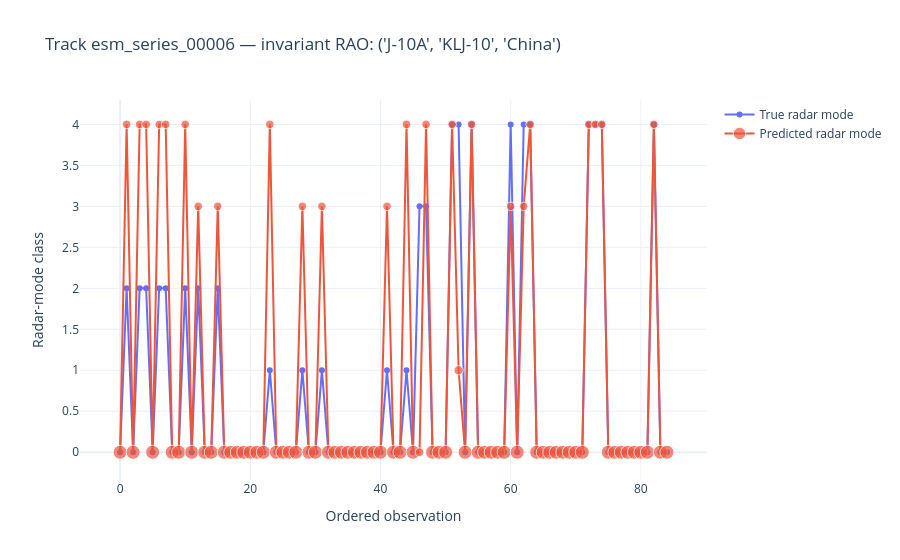

Here is the notebook cell this chart was saved with:
### Markdown cell above
### How to read the selected-track mode timeline

This interactive plot follows one held-out track in observation order. The title gives the track's single predicted joint RAO tuple; that identity is invariant for the whole timeline. The two lines compare the true and predicted radar-mode class at each observation. Matching markers indicate a correct mode classification, while separated markers show an error; rises or falls indicate true or predicted mode transitions rather than changes in aircraft, radar, or operator.

Predicted-marker size encodes maximum class probability (larger means higher softmax confidence), and hover text gives its exact value. Confidence is not the same as evidential full-frame uncertainty and should be interpreted alongside the calibration and uncertainty panels. Numeric mode values are vocabulary indices (`mode_vocab[index]`), and `DASHBOARD_TRACK_INDEX` can select another test track.

### Code cell
# Major step: Hierarchical evaluation dashboard - part 7
# Interactive mode timeline for a selected held-out track.
import plotly.graph_objects as go
DASHBOARD_TRACK_INDEX = int(os.environ.get("DASHBOARD_TRACK_INDEX", str(int(test_track_indices[0]))))
if DASHBOARD_TRACK_INDEX not in set(test_track_indices.tolist()):
    raise ValueError("DASHBOARD_TRACK_INDEX must identify a held-out test track")
positions = np.flatnonzero(observation_track_index.detach().cpu().numpy() == DASHBOARD_TRACK_INDEX)
positions = positions[np.argsort([node_meta[observation_node_indices[p]]["sequence_index"] for p in positions])]
true_modes = mode_targets.detach().cpu().numpy()[positions]
predicted_modes = mode_probabilities.argmax(1)[positions]
confidence = mode_probabilities[positions].max(1)
timeline = go.Figure()
timeline.add_trace(go.Scatter(x=np.arange(len(positions)), y=true_modes, mode="lines+markers", name="True radar mode"))
timeline.add_trace(go.Scatter(x=np.arange(len(positions)), y=predicted_modes, mode="lines+markers", name="Predicted radar mode",
                              marker={"size": 7 + 7 * confidence}, customdata=confidence,
                              hovertemplate="Observation %{x}<br>Mode class %{y}<br>Confidence %{customdata:.3f}<extra></extra>"))
predicted_rao = rao_vocab[int(rao_probabilities[DASHBOARD_TRACK_INDEX].argmax())]
timeline.update_layout(title=f"Track {series_ids[DASHBOARD_TRACK_INDEX]} — invariant RAO: {predicted_rao}",
                       xaxis_title="Ordered observation", yaxis_title="Radar-mode class", template="plotly_white")
timeline_path = ARTIFACT_DIR / "track_mode_timeline.html"
timeline.write_html(timeline_path, include_plotlyjs=True)
mlflow.log_artifact(timeline_path, artifact_path="dashboards")
timeline.show()
print(timeline_path)

### Figure 1 — Plotly figure (JSON) as saved in the notebook; plotly's stock layout.template omitted (floating-point values rounded to 4 significant figures)
{"data": [{"mode": "lines+markers", "name": "True radar mode", "x": [0, 1, 2, 3, 4, 5, 6, 7, 8, 9, 10, 11, 12, 13, 14, 15, 16, 17, 18, 19, 20, 21, 22, 23, 24, 25, 26, 27, 28, 29, 30, 31, 32, 33, 34, 35, 36, 37, 38, 39, 40, 41, 42, 43, 44, 45, 46, 47, 48, 49, 50, 51, 52, 53, 54, 55, 56, 57, 58, 59, 60, 61, 62, 63, 64, 65, 66, 67, 68, 69, 70, 71, 72, 73, 74, 75, 76, 77, 78, 79, 80, 81, 82, 83, 84], "y": [0, 2, 0, 2, 2, 0, 2, 2, 0, 0, 2, 0, 2, 0, 0, 2, 0, 0, 0, 0, 0, 0, 0, 1, 0, 0, 0, 0, 1, 0, 0, 1, 0, 0, 0, 0, 0, 0, 0, 0, 0, 1, 0, 0, 1, 0, 3, 3, 0, 0, 0, 4, 4, 0, 4, 0, 0, 0, 0, 0, 4, 0, 4, 4, 0, 0, 0, 0, 0, 0, 0, 0, 4, 4, 4, 0, 0, 0, 0, 0, 0, 0, 4, 0, 0], "type": "scatter"}, {"customdata": [1.0, 0.2303, 1.0, 0.2322, 0.2325, 1.0, 0.2181, 0.2327, 1.0, 1.0, 0.232, 1.0, 0.226, 1.0, 1.0, 0.2136, 1.0, 1.0, 1.0, 1.0, 1.0, 1.0, 1.0, 0.2269, 1.0, 1.0, 1.0, 1.0, 0.227, 1.0, 1.0, 0.2235, 1.0, 1.0, 1.0, 1.0, 1.0, 1.0, 1.0, 1.0, 1.0, 0.226, 1.0, 1.0, 0.2306, 1.0, 0.2656, 0.2302, 1.0, 1.0, 1.0, 0.233, 0.3347, 1.0, 0.2301, 1.0, 1.0, 1.0, 1.0, 1.0, 0.2256, 1.0, 0.2179, 0.2329, 1.0, 1.0, 1.0, 1.0, 1.0, 1.0, 1.0, 1.0, 0.2315, 0.2327, 0.2253, 1.0, 1.0, 1.0, 1.0, 1.0, 1.0, 1.0, 0.2253, 1.0, 1.0], "hovertemplate": "Observation %{x}<br>Mode class %{y}<br>Confidence %{customdata:.3f}<extra></extra>", "marker": {"size": [14.0, 8.612, 14.0, 8.625, 8.628, 14.0, 8.526, 8.629, 14.0, 14.0, 8.624, 14.0, 8.582, 14.0, 14.0, 8.495, 14.0, 14.0, 14.0, 14.0, 14.0, 14.0, 14.0, 8.588, 14.0, 14.0, 14.0, 14.0, 8.589, 14.0, 14.0, 8.565, 14.0, 14.0, 14.0, 14.0, 14.0, 14.0, 14.0, 14.0, 14.0, 8.582, 14.0, 14.0, 8.614, 14.0, 8.859, 8.611, 14.0, 14.0, 14.0, 8.631, 9.343, 14.0, 8.611, 14.0, 14.0, 14.0, 14.0, 14.0, 8.579, 14.0, 8.525, 8.63, 14.0, 14.0, 14.0, 14.0, 14.0, 14.0, 14.0, 14.0, 8.621, 8.629, 8.577, 14.0, 14.0, 14.0, 14.0, 14.0, 14.0, 14.0, 8.577, 14.0, 14.0]}, "mode": "lines+markers", "name": "Predicted radar mode", "x": [0, 1, 2, 3, 4, 5, 6, 7, 8, 9, 10, 11, 12, 13, 14, 15, 16, 17, 18, 19, 20, 21, 22, 23, 24, 25, 26, 27, 28, 29, 30, 31, 32, 33, 34, 35, 36, 37, 38, 39, 40, 41, 42, 43, 44, 45, 46, 47, 48, 49, 50, 51, 52, 53, 54, 55, 56, 57, 58, 59, 60, 61, 62, 63, 64, 65, 66, 67, 68, 69, 70, 71, 72, 73, 74, 75, 76, 77, 78, 79, 80, 81, 82, 83, 84], "y": [0, 4, 0, 4, 4, 0, 4, 4, 0, 0, 4, 0, 3, 0, 0, 3, 0, 0, 0, 0, 0, 0, 0, 4, 0, 0, 0, 0, 3, 0, 0, 3, 0, 0, 0, 0, 0, 0, 0, 0, 0, 3, 0, 0, 4, 0, 0, 4, 0, 0, 0, 4, 1, 0, 4, 0, 0, 0, 0, 0, 3, 0, 3, 4, 0, 0, 0, 0, 0, 0, 0, 0, 4, 4, 4, 0, 0, 0, 0, 0, 0, 0, 4, 0, 0], "type": "scatter"}], "layout": {"title": {"text": "Track esm_series_00006 — invariant RAO: ('J-10A', 'KLJ-10', 'China')"}, "xaxis": {"title": {"text": "Ordered observation"}}, "yaxis": {"title": {"text": "Radar-mode class"}}}}
